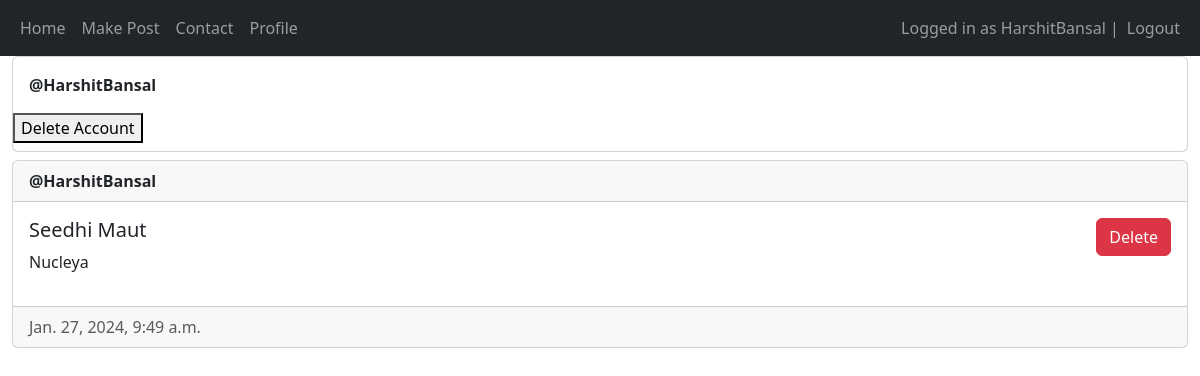
/my-profile (signed in), run on an earlier commit of the app's database.
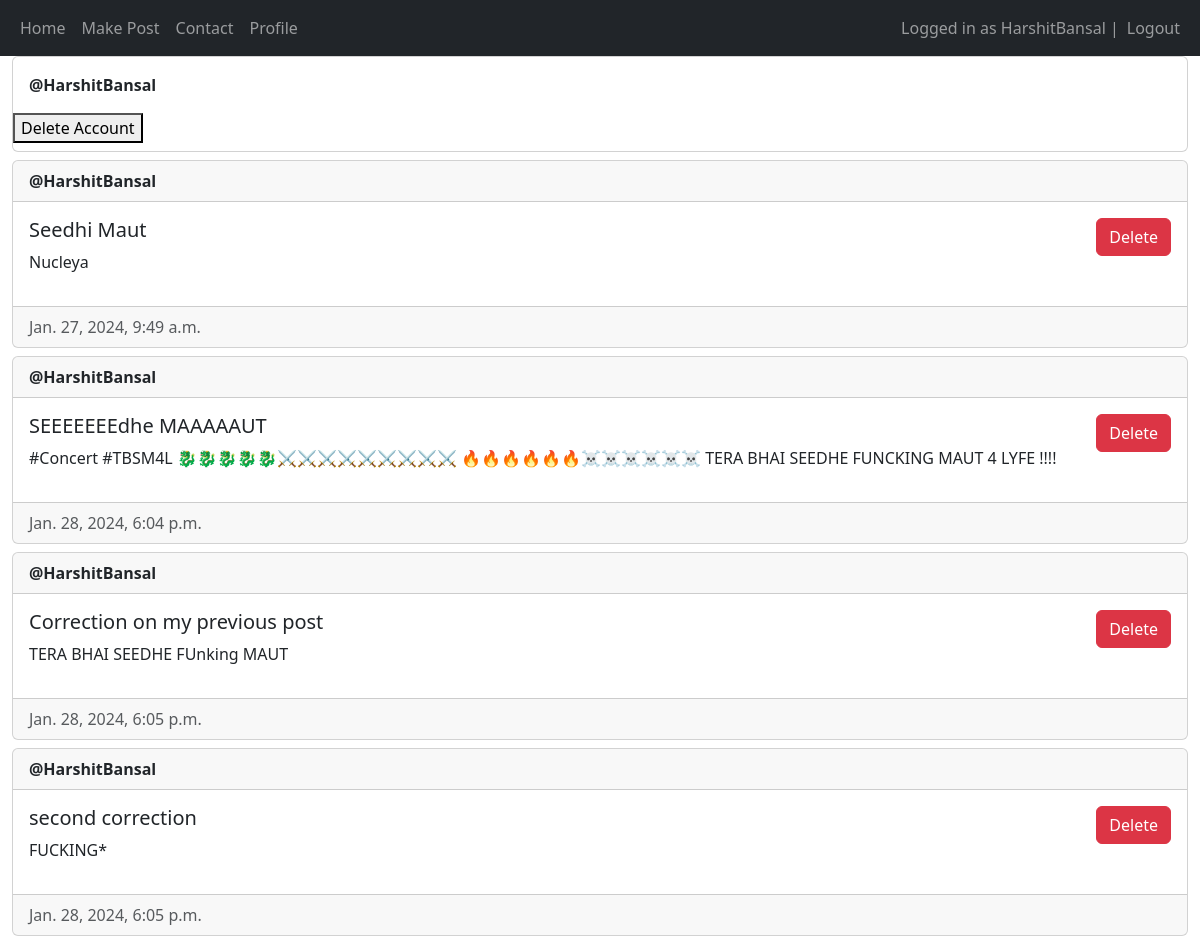
And on a later commit of the database.
### main/models.py (models this page shows, shortened)
class Post(models.Model) :
    author = models.ForeignKey(User, on_delete = models.CASCADE)
    title = models.CharField(max_length=200)
    description = models.TextField()
    created_at = models.DateTimeField(auto_now_add=True)
    updated_at = models.DateTimeField(auto_now= True)

### main/views.py (the view)
# urls.py: path('my-profile', views.my_profile, name="profile_view"),
@login_required(login_url="/login")
def my_profile(request) :
    posts = Post.objects.filter(author_id = request.user.id)
    return render(request, "main/my_profile.html", {"posts" : posts})

### main/templates/main/my_profile.html (shortened to what this page needs)
{% extends "main/base.html" %}
{% block content %}
<div class="card">
    <div class="card-body"><strong>@{{ user.username }}</strong></div>
    <form action="/delete" method="post" onsubmit = "clicked(event)">
        <button type="submit" value="submit" class="bt btn-danger mb-2">Delete Account</button>
    </form>
</div>
{% for post in posts %}
<div class="card mt-2">
    <div class="card-header"><strong>@{{ post.author.username }}</strong></div>
    <div class="card-body d-flex flex-row justify-content-between">
        <div>
            <h5 class="card-title">{{ post.title }}</h5>
            <p>{{post.description}}</p>
        </div>
        <div>
            {% if user == post.author or perms.main.delete_post %}
                <form method="post">
                    <button type="submit" name="post-id" class="btn btn-danger" value="{{post.id}}">Delete</button>
                </form>
            {% endif %}
        </div>
    </div>
    <div class="card-footer text-muted">{{post.created_at}}</div>
</div>
{% empty %}
<p class="alert-primary"> No posts made by user. </p>
{% endfor %}
{% endblock content %}

What changed in the data, as far as the page shows it:
added Post: author.username "HarshitBansal", title "SEEEEEEEdhe MAAAAAUT", description "#Concert #TBSM4L 🐉🐉🐉🐉🐉⚔️⚔️⚔️⚔️⚔️⚔️⚔️⚔️⚔️ 🔥🔥🔥🔥🔥🔥☠️☠️☠️☠️☠️☠️ TERA BHAI SEEDHE FUNCKING MAUT 4 LYFE !!!!", {{ post.id }} 9 (drawn), created_at "Jan. 28, 2024, 6:04 p.m."
added Post: author.username "HarshitBansal", title "Correction on my previous post", description "TERA BHAI SEEDHE FUnking MAUT", {{ post.id }} 10 (drawn), created_at "Jan. 28, 2024, 6:05 p.m."
added Post: author.username "HarshitBansal", title "second correction", description "FUCKING*", {{ post.id }} 11 (drawn), created_at "Jan. 28, 2024, 6:05 p.m."
